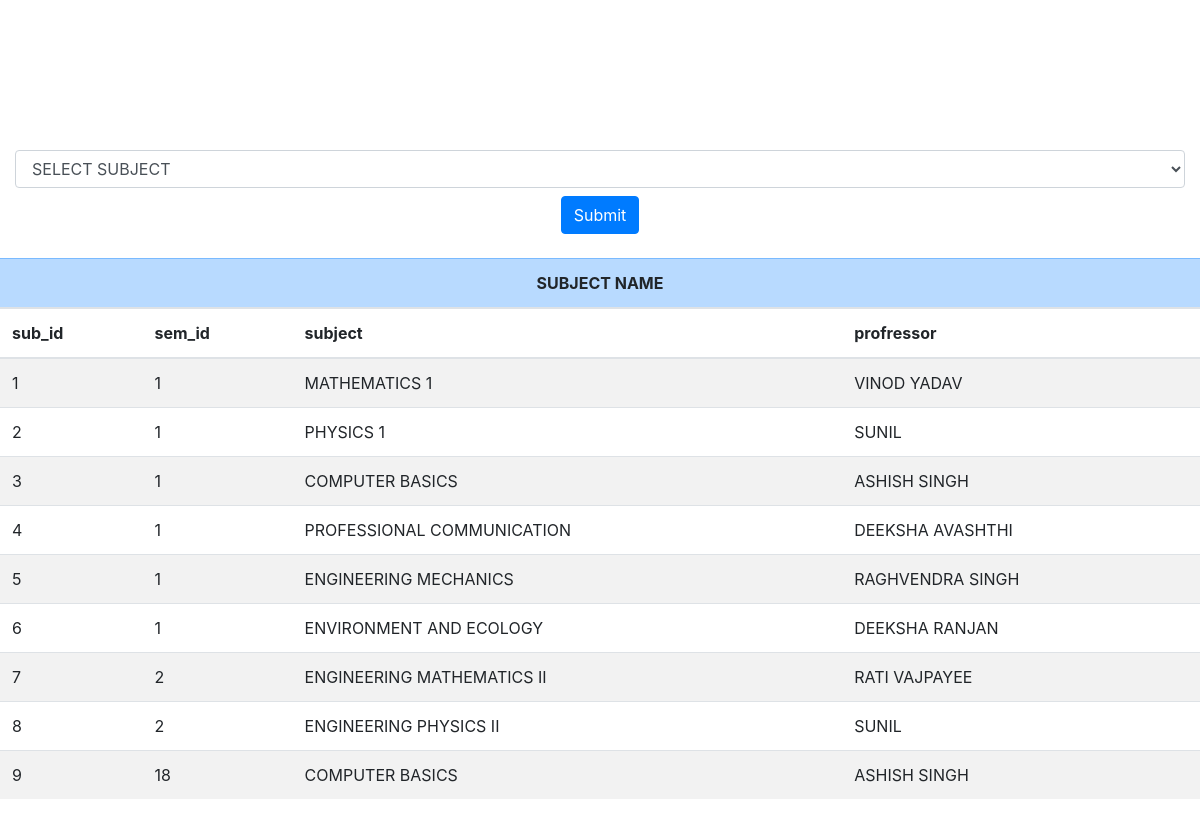
Page /student/selectsubject.php on the committed database.
### tables this page shows
CREATE TABLE `SUBJECT_TABLE` (
  `sub_id` int(11) NOT NULL,
  `sem_id` int(11) NOT NULL,
  `subject` varchar(100) NOT NULL,
  `professor` varchar(100) NOT NULL,
  `prof_userid` varchar(100) NOT NULL
);

### student/selectsubject.php (the view, shortened to what this page needs)
<?php
   require('connect.php');
   $query="SELECT * FROM SUBJECT_TABLE";
   $result=mysqli_query($conn, $query);
?>
<!DOCTYPE html>
<html>
    <head>
        <link rel="stylesheet" href="https://maxcdn.bootstrapcdn.com/bootstrap/4.1.0/css/bootstrap.min.css">
        <link rel="stylesheet" href="css/bootstrap.min.css">
        <link rel="stylesheet" href="#">
    </head>
    <body>
        <form class="form-group" style="padding-top: 150px" action="hello.html">
            <div class="searchbox3 container p-9 col-auto">
                <select class="form-control" required>
                    <option selected="" disabled="">SELECT SUBJECT</option>
                </select>
               <div class="text-center mt-2">
                  <button type="submit" class="btn btn-primary mb-2" >Submit</button>
                </div>
            </div>
        </form>
        <table class="table table-striped">
            <thead class="table-primary text-center font-weight-bold">
                <th colspan="4">SUBJECT NAME</th>
            </thead>
            <thead>
                <tr>
                    <th scope="col">sub_id</th>
                    <th scope="col">sem_id</th>
                    <th scope="col">subject</th>
                    <th scope="col">profressor</th>
                </tr>
            </thead>
            <?php
            while($rows=mysqli_fetch_assoc($result))
              {
            ?>
             <tr>
                <td><?php echo $rows['sub_id']; ?></td>
                <td><?php echo $rows['sem_id']; ?></td>
                <td><?php echo $rows['subject']; ?></td>
                <td><?php echo $rows['professor']; ?></td>
             </tr>
            <?php
              }
            ?>
        </table>
    </body>
</html>

### rows in the picture
subject_table: sub_id "1", sem "1", subject "MATHEMATICS 1", professor "VINOD YADAV"
subject_table: sub_id "2", sem "1", subject "PHYSICS 1", professor "SUNIL"
subject_table: sub_id "3", sem "1", subject "COMPUTER BASICS", professor "ASHISH SINGH"
subject_table: sub_id "4", sem "1", subject "PROFESSIONAL COMMUNICATION", professor "DEEKSHA AVASHTHI"
subject_table: sub_id "5", sem "1", subject "ENGINEERING MECHANICS", professor "RAGHVENDRA SINGH"
subject_table: sub_id "6", sem "1", subject "ENVIRONMENT AND ECOLOGY", professor "DEEKSHA RANJAN"
subject_table: sub_id "7", sem "2", subject "ENGINEERING MATHEMATICS II", professor "RATI VAJPAYEE"
subject_table: sub_id "8", sem "2", subject "ENGINEERING PHYSICS II", professor "SUNIL"
subject_table: sub_id "9", sem "18", subject "COMPUTER BASICS", professor "ASHISH SINGH"
